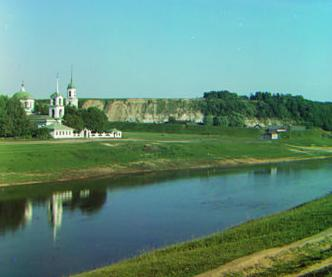
#> input picture Gen/00125v.jpg, 332 x 277 px
$ python -i a2.py   (imports and definitions only)
#> lines starting #> are read from the running program, lines starting #| are printed output that depends on the picture
# %% [markdown]
# # Assignment 2
# ## Part 2: Scale-Space Blob Construction
# Mohammad Rashiqul Alam
# malam25@illinois.edu

# %%
# Modules
import os
import time
import numpy as np
import matplotlib.pyplot as plt
from   PIL import Image
from scipy.ndimage import gaussian_filter, gaussian_laplace
from skimage import filters, feature, util, color
from skimage.transform import resize

# %% [markdown]
# ## Image Pre-Processing

# %% [markdown]
# ### Import All ALigned Images
# Import low-resolution images from ~/Gen/a2/lowres_rgb/preprocessed
# Import high-resolution images from ~/Gen/a2/hires_rgb/preprocessed
#
# **Notebook assumes the output has been generated froma alam_rashiqul_a2_p1.pynb

# %%
# Import aligned images to notebook
def import_aligned_images(path, ext='jpg'):
    """
    Function to import aligned images from a specified directory,
    only those ending with *_aligned.jpg.
    Args:
    - path: str, path to the directory containing images
    - ext: str, file extension of the images to import (default: 'jpg')
    Returns:
    - images: list of numpy arrays (each image)
    """
    images = []
    for file in os.listdir(path):
        if file.endswith(f"_aligned.{ext}"):
            img = Image.open(os.path.join(path, file))
            images.append(np.array(img))
    return images

# Plot aligned images
# [23 lines left out: function plot_aligned_images, not called in this run]

# %%
# Get the directory one level above the notebook location
notebook_dir = os.path.dirname(os.path.abspath(__file__)) if '__file__' in globals() else os.getcwd()
parent_dir = os.path.dirname(notebook_dir)
lowres_preproc_dir = os.path.join(parent_dir, "Gen", "a2", "lowres_rgb", "preprocessed")
highres_preproc_dir = os.path.join(parent_dir, "Gen", "a2", "hires_rgb", "preprocessed")

# Import low-res images
# [1 line that did not run here, left out]
# Get filenames for low-res images
# [1 line that did not run here, left out]
# Import high-res images
# [1 line that did not run here, left out]
# Get filenames for high-res images
# [1 line that did not run here, left out]

# Plot images
# [2 lines not run here, left out]

# %%
# Convert images to grayscale and rescale intensities to [0, 1]
# [1 line that did not run here, left out]
# [1 line that did not run here, left out]

# Plot gray-scale images
# [2 lines not run here, left out]

# %% [markdown]
# ### Choice of Images for Part 2: Scale-Space Blob Construction
#
# Selected four aligned images for this part of the assignment:
# 1. **00125v_aligned.jpg (Church by river)**
#    - Contains both natural features (trees, cliffs, river) and man-made structures (church buildings).
#    - Provides a mix of sharp corners and smoother regions, useful for testing corner detection and blob scale behavior.
# 2. **00351v_aligned.jpg (Brick house with domes)**
#    - Rich in architectural detail with windows, rooftops, and domes.
#    - Good distribution of corners and circular blob-like features at different scales.
# 3. **00398v_aligned.jpg (Train station with train cars)**
#    - Strong geometric patterns from train cars, station buildings, and tracks.
#    - Tests whether the method correctly preserves scale/orientation across repeating man-made structures.
# 4. **01047u_aligned.jpg (Chalices and book)**
#    - Objects with fine texture and small-scale blob-like details (ornamental designs, circular cups).
#    - Complements the larger-scale features in the other images with smaller, high-detail regions.

# %%
selected_names = [
    "00125v_aligned.jpg",
    "00351v_aligned.jpg",
    "00398v_aligned.jpg",
    "01047u_aligned.jpg"
]

# Build the dictionary
selected_images_dict = {}

# Add low-res and high-res images to the dictionary
# [22 lines not run here, left out]

# %% [markdown]
# ## Build a Harris-Corner Detector
# ### Harris Corner Detector (based on textbook, Section 8.2.1)
#
# Corners are a special type of **interest point**:
# - In a flat region → gradients are small in every direction.
# - Along an edge → there is a strong gradient, but only in **one** direction.
# - At a corner → there are strong gradients in **two different directions**, so the local patch cannot be slid around without changing the image content.
#
# The Harris detector formalizes this by looking at the **second moment matrix** (also called the structure tensor) in a small neighborhood:
#
# $$
# H = \sum_{\text{window}}
# \begin{bmatrix}
# I_x^2 & I_x I_y \\
# I_x I_y & I_y^2
# \end{bmatrix}
# $$
#
# where $I_x, I_y$ are image gradients.
#
# **Steps:**
# 1. **Compute image gradients**
#    Use derivative filters (e.g., Sobel or derivative of Gaussian) to obtain $I_x$ and $I_y$.
#
# 2. **Form the structure tensor**
#    Build the matrix $H$ from $I_x^2$, $I_y^2$, $I_x I_y$.
#    Smooth these terms with a Gaussian window so that the tensor reflects a local neighborhood rather than a single pixel.
#
# 3. **Analyze eigenvalues of \(H\)**
#    - If both eigenvalues are small → flat region.
#    - If one eigenvalue is large, one small → edge.
#    - If both are large → corner. :contentReference[oaicite:0]{index=0}
#
# 4. **Corner response function**
#    Instead of explicitly computing eigenvalues, Harris proposed a simple test:
#    $$
#    R = \det(H) - k \cdot (\text{trace}(H))^2
#    $$
#    where $k$ is a constant (typically $\sim 0.04$–$0.06$).
#    Large positive values of $R$ indicate likely corners.
#
# 5. **Find local maxima**
#    Search the response map $R$ for local peaks above a threshold.
#    These become the final **corner points**.
#
# **Key properties:**
# - Harris corners are **covariant to translation and rotation** (the same points appear when the image shifts or rotates).
# - They are sensitive to **contrast** (stronger response at high-contrast corners).
# - They provide a compact set of distinctive, localizable points for further processing.
#

# %%
# Default harris corner detection configurations
harris_configs = dict(
    sigma_grad=1.0,       # Gaussian smoothing scale for gradient estimation
    sigma_window=1.5,     # Gaussian window scale for structure tensor
    k=0.04,               # Harris detector free parameter (typically 0.04–0.06)
    min_distance=6,       # Minimum separation between detected corners (pixels)
    threshold_rel=0.005,  # Relative threshold for peak selection (fraction of max R)
    max_peaks=750         # Maximum number of corners to return
)

# %%
def compute_image_gradients(image, *, sigma_grad=1.0):
    """
    Estimate image gradients grad_x, grad_y.
    Args:
    - image: 2D numpy array (grayscale image)
    - sigma_grad: float, standard deviation for Gaussian smoothing
    Returns:
    - grad_x: 2D numpy array, gradient in x direction
    - grad_y: 2D numpy array, gradient in y direction
    """
    smoothed_image = filters.gaussian(image, sigma=sigma_grad, preserve_range=True, mode='reflect')
    grad_x = filters.sobel_h(smoothed_image)   # ∂I/∂x
    grad_y = filters.sobel_v(smoothed_image)   # ∂I/∂y
    return grad_x, grad_y

def compute_structure_tensor(grad_x, grad_y, *, sigma_window=1.5):
    """
    Build and smooth second-moment (structure) tensor entries in a local window.
      A = Gsigma * (grad_x^2),  B = Gsigma * (grad_y^2),  C = Gsigma * (grad_x*grad_y)
      where Gsigma is a Gaussian with sigma_window.
    Args:
    - grad_x: 2D numpy array, gradient in x direction
    - grad_y: 2D numpy array, gradient in y direction
    - sigma_window: float, standard deviation for Gaussian smoothing of tensor entries
    Returns:
    - tensor_xx: 2D numpy array, smoothed grad_x^2
    - tensor_yy: 2D numpy array, smoothed grad_y^2
    - tensor_xy: 2D numpy array, smoothed grad_x * grad_y
    """
    grad_xx = grad_x * grad_x
    grad_yy = grad_y * grad_y
    grad_xy = grad_x * grad_y

    tensor_xx = filters.gaussian(grad_xx, sigma=sigma_window, preserve_range=True, mode='reflect')
    tensor_yy = filters.gaussian(grad_yy, sigma=sigma_window, preserve_range=True, mode='reflect')
    tensor_xy = filters.gaussian(grad_xy, sigma=sigma_window, preserve_range=True, mode='reflect')
    return tensor_xx, tensor_yy, tensor_xy

def compute_harris_response(tensor_xx, tensor_yy, tensor_xy, *, k=0.04):
    """
    Harris response:
      det(H) - k * (trace(H))^2
      with H = [[tensor_xx, tensor_xy], [tensor_xy, tensor_yy]]
    Large positive R => likely corner (both eigenvalues large).
    Args:
    - tensor_xx: 2D numpy array, smoothed grad_x^2
    - tensor_yy: 2D numpy array, smoothed grad_y^2
    - tensor_xy: 2D numpy array, smoothed grad_x * grad_y
    - k: float, Harris detector free parameter (typically 0.04 - 0.06)
    Returns:
    - response: 2D numpy array, Harris corner response map
    """
    det_H   = tensor_xx * tensor_yy - tensor_xy * tensor_xy
    trace_H = tensor_xx + tensor_yy
    response = det_H - k * (trace_H ** 2)
    return response

def select_harris_corners(response, *, min_distance=6, threshold_rel=0.01, max_peaks=500):
    """
    Local maxima in response above relative threshold; enforce spatial separation.
    Returns Nx2 coordinates as (row=y, col=x).
    Args:
    - response: 2D numpy array, Harris corner response map
    - min_distance: int, minimum number of pixels separating peaks
    - threshold_rel: float, relative threshold for peak selection (fraction of max response)
    - max_peaks: int, maximum number of peaks to return
    Returns:
    - corner_coords: Nx2 numpy array of (row, col) coordinates of detected corners
    """
    corner_coords = feature.peak_local_max(
        response,
        min_distance=min_distance,
        threshold_rel=threshold_rel,
        num_peaks=max_peaks
    )
    return corner_coords

# %%
# Harris corner detection function
def harris_corner_detector(
    image,
    sigma_grad=1.0,
    sigma_window=1.5,
    k=0.04,
    min_distance=6,
    threshold_rel=0.01,
    max_peaks=500
):
    """
    Function to perform Harris corner detection on a grayscale image.
    Args:
        image: 2D numpy array, input grayscale image
        sigma_grad: float, Gaussian smoothing scale for gradient estimation
        sigma_window: float, Gaussian window scale for structure tensor
        k: float, Harris detector free parameter (typically 0.04–0.06)
        min_distance: int, minimum separation between detected corners (pixels)
        threshold_rel: float, relative threshold for peak selection (fraction of max R)
        max_peaks: int, maximum number of corners to return
    Returns:
        harris_response: 2D numpy array, Harris response image
        corner_coords: Nx2 numpy array, coordinates of detected corners (row, col)
    """
    # Step 1: Compute image gradients
    grad_x, grad_y = compute_image_gradients(image, sigma_grad=sigma_grad)
    # Step 2: Compute structure tensor components
    tensor_xx, tensor_yy, tensor_xy = compute_structure_tensor(grad_x, grad_y, sigma_window=sigma_window)
    # Step 3: Compute Harris response
    harris_response = compute_harris_response(tensor_xx, tensor_yy, tensor_xy, k=k)
    # Step 4: Select corners from the response
    corner_coords = select_harris_corners(
        harris_response,
        min_distance=min_distance,
        threshold_rel=threshold_rel,
        max_peaks=max_peaks
    )
    # Return response and coordinates
    return harris_response, corner_coords

# %%
# [15 lines left out: function plot_corner_overlay, not called in this run]

# %%
# Entry function for Harris corner detection
def run_harris_on_selected_images(selected_images_dict, show=True):
    """
    Function to run harris corner detection on selected images.
    Args:
        selected_images_dict: dictionary containing selected images
        show: if True display the results
    Returns:
        results: dictionary with Harris corner detection results
    """
#> called with show = True
    results = {}
    for name, image in selected_images_dict.items():
        harris_response, corner_coords = harris_corner_detector(image, **harris_configs)
        if show:
            plot_corner_overlay(image, corner_coords, title=f"{name}")
        results[name] = {'response': harris_response, 'coords': corner_coords}
    return results

# %%
# Run Harris corner detection on selected images
harris_results = run_harris_on_selected_images(selected_images_dict, show=True)

# Print number of corners detected in each image
# [2 lines not run here, left out]

# %% [markdown]
# ### Scale-Space Blob Detection (based on textbook, Section 8.2.2)
# **Scale Pyramid:**
# Construct a set of scales:
# $$
# \sigma_i = \sigma_0 \cdot k^i \quad (i = 0, 1, \ldots, L-1)
# $$
# Typical values:
# $$
# \sigma_0 \approx 2, \quad L = 10\text{–}15
# $$
#
# **Scale-Normalized LoG:**
# For each scale \(\sigma\), compute:
# $$
# R_\sigma = \sigma^2 \cdot \nabla^2 G_\sigma * I
# $$
# using `scipy.ndimage.gaussian_laplace`. The $\sigma^2$ factor ensures fair comparison across scales.
#
# **Response Sampling at Corners:**
# At each Harris corner coordinate, record the LoG response for all scales in the pyramid.
#
# **Characteristic Scale Selection:**
# For each corner, pick the scale that maximizes the absolute response $|R_\sigma|$..
#
# **Sub-Scale Refinement:**
# Apply a quadratic fit in $\log \sigma$ around the discrete maximum to interpolate a more precise characteristic scale.

# %% [markdown]
# ### Scale Selection via Pyramid LoG
#
# - Build a geometric scale set:
#   $$
#   \sigma_\ell = \sigma_0 \, k^\ell, \quad \ell = 0 \dots L-1
#   $$
#
# - For each level $\ell$:
#     1. Downsample the image by
#        $$
#        \text{factor} = \frac{\sigma_0}{\sigma_\ell}
#        $$
#     2. Apply a fixed-scale LoG at $\sigma_0$ on the downsampled image.
#     3. Multiply by $\sigma_\ell^2$ for scale normalization.
#     4. Upsample the response back to the original size.
#
# - At every Harris corner, sample the responses across levels and choose the $\sigma_\ell$ that maximizes $|R_\sigma|$.
#
# - Refine the scale by a quadratic fit in $\log \sigma$ around the peak to obtain a sub-level estimate.

# %%
# [136 lines left out: functions pyramid_log_responses, parabolic_refine_log_scale, detect_blob_scales, not called in this run]

# %%
# --- Step 1: Compute and store best scales for each image ---
blob_scale_results = {}

# [16 lines not run here, left out]

# %%
# [18 lines left out: function show_all_circles, not called in this run]

# %%
# Plot blob circles for each image using precomputed scales
# [10 lines not run here, left out]

# %%

>>> import cv2
>>> picture = cv2.imread('../Gen/00125v.jpg', cv2.IMREAD_GRAYSCALE)
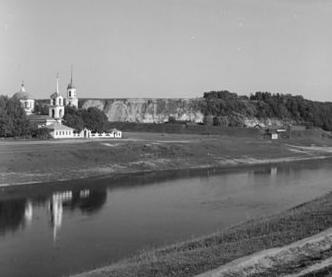
#> picture: shape (277, 332); min 7, max 255, mean 126.2
>>> result = harris_corner_detector(picture)
#> in compute_image_gradients, `grad_x = filters.sobel_h(smoothed_image)`:
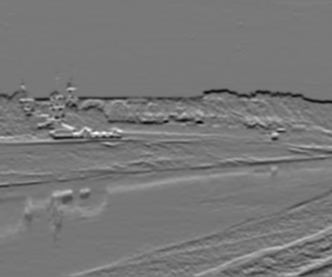
#> grad_x: shape (277, 332) float64; min -91.89, max 101.8, mean -0.7; drawn with min black and max white
#> in compute_image_gradients, `grad_y = filters.sobel_v(smoothed_image)`:
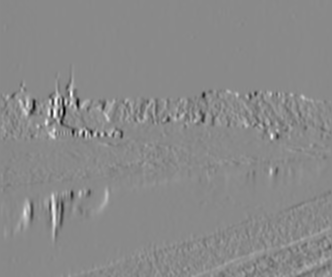
#> grad_y: shape (277, 332) float64; min -114.8, max 97.54, mean 0; drawn with min black and max white
#> in compute_structure_tensor, `grad_yy = grad_y * grad_y`:
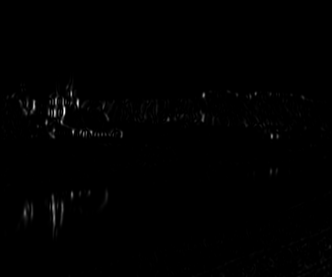
#> grad_yy: shape (277, 332) float64; min 0, max 13173.5, mean 61.8; drawn with min black and max white
#> in compute_structure_tensor, `grad_xy = grad_x * grad_y`:
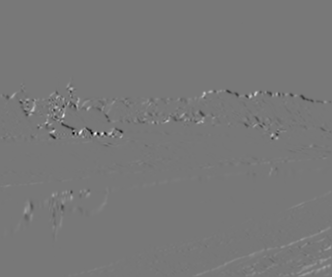
#> grad_xy: shape (277, 332) float64; min -4285.7, max 4804.5, mean 5.8; drawn with min black and max white
#> in compute_harris_response, `trace_H = tensor_xx + tensor_yy`:
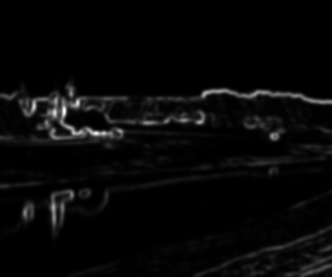
#> trace_H: shape (277, 332) float64; min 6.83e-06, max 5868, mean 182; drawn with min black and max white
#> in compute_harris_response, `response = det_H - k * (trace_H ** 2)`:
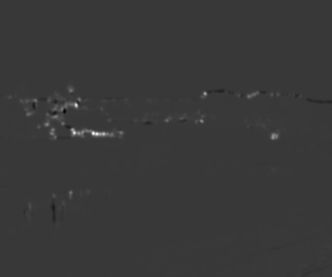
#> response: shape (277, 332) float64; min -1020103.8, max 3546048.3, mean 9841.7; drawn with min black and max white
#> in select_harris_corners, `corner_coords = feature.peak_local_max( response, min_distance=min_dis..`: corner_coords = 59 pairs, first value 90 to 267, second value 9 to 322

$ run again, on Gen/00398v.jpg
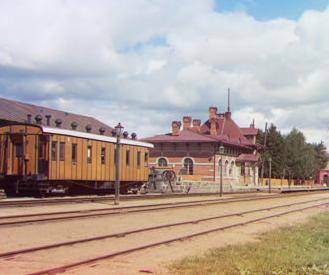
#> input picture Gen/00398v.jpg, 329 x 275 px
#> in compute_harris_response, `trace_H = tensor_xx + tensor_yy`:
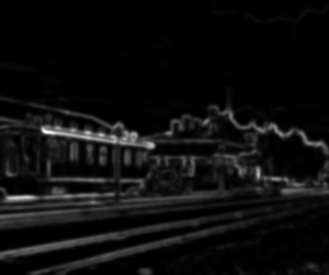
#> trace_H: shape (275, 329) float64; min 0.0262, max 5902.1, mean 337.4; drawn with min black and max white
#> in compute_harris_response, `response = det_H - k * (trace_H ** 2)`:
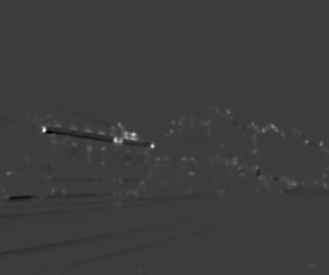
#> response: shape (275, 329) float64; min -1196136.5, max 3813986.8, mean 5016.1; drawn with min black and max white
#> in select_harris_corners, `corner_coords = feature.peak_local_max( response, min_distance=min_dis..`: corner_coords = 82 pairs, first value 108 to 266, second value 8 to 321

$ run again, on Gen/01112v.jpg
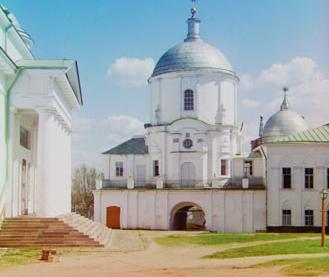
#> input picture Gen/01112v.jpg, 329 x 277 px
#> in compute_harris_response, `trace_H = tensor_xx + tensor_yy`:
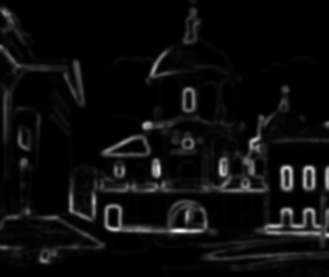
#> trace_H: shape (277, 329) float64; min 0.00406, max 4728.1, mean 243.9; drawn with min black and max white
#> in compute_harris_response, `response = det_H - k * (trace_H ** 2)`:
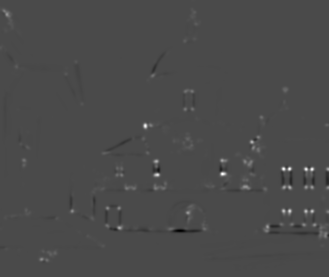
#> response: shape (277, 329) float64; min -867777.6, max 2119132.3, mean 6826.4; drawn with min black and max white
#> in select_harris_corners, `corner_coords = feature.peak_local_max( response, min_distance=min_dis..`: corner_coords = 91 pairs, first value 12 to 259, second value 6 to 322
